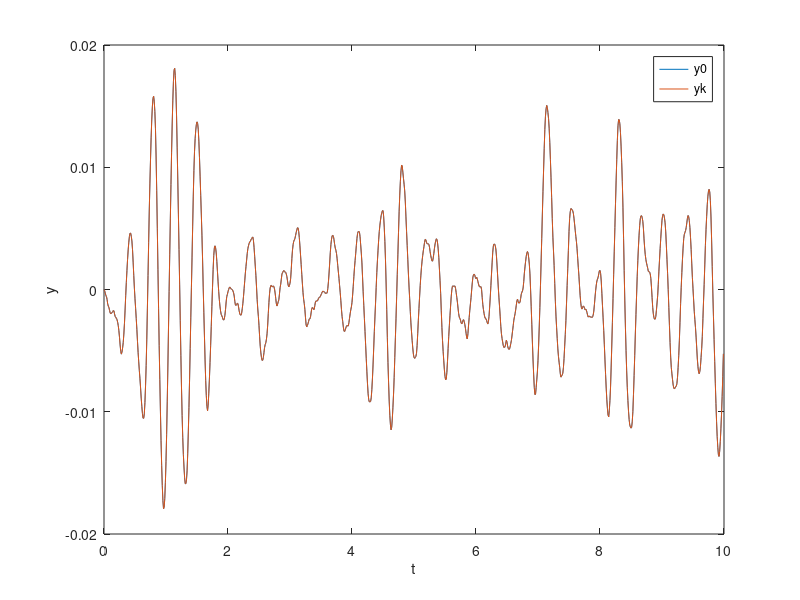
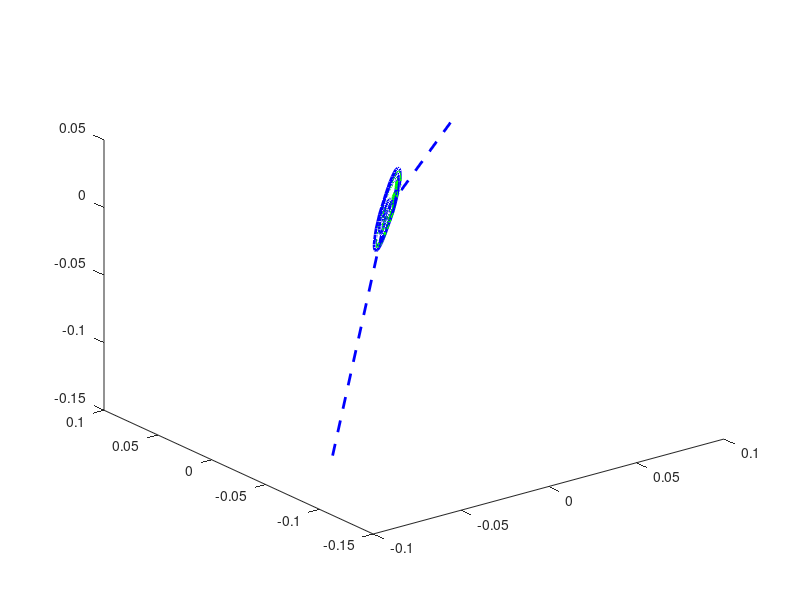
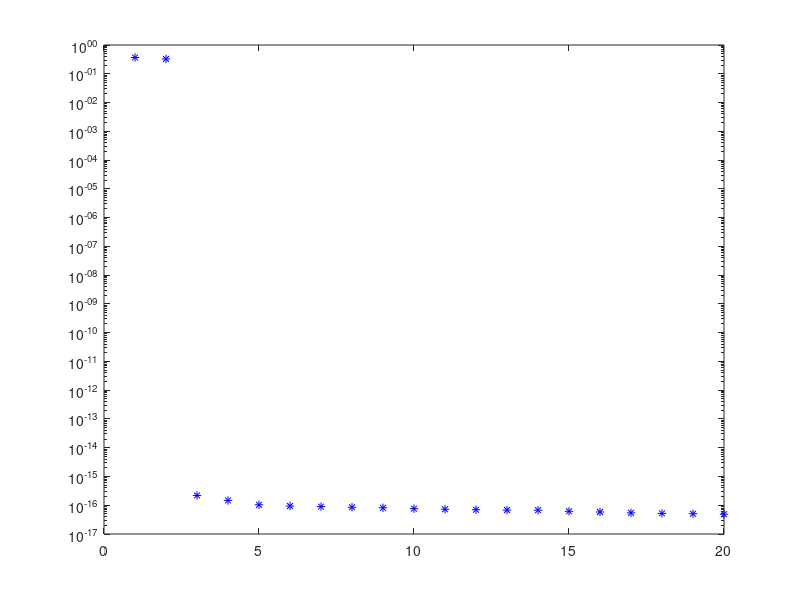

Write the MATLAB code that produced these figures, in order. (Note: this script raises an error after producing the figures.)
close all
clear all
clc

%% A. create system & data
Nt=1000;                            % No. Samples
dt=0.01;                            % Sample time
t=(0:Nt-1).'*dt;                    % Time vector
plotcol='b';                        % Plot color

M=0.5;B=1;K=150;                    % System parameters
% M=0.1;B=0.5;K=450;
sys0=c2d(ss(tf(1,[M B K])),dt);     % discrete system representation
A0=sys0.a;B0=sys0.B;C0=sys0.c;D0=sys0.d;

uk=[randn(Nt,1)];                   % white noise input
y0=lsim(sys0,uk,t);                 % clean output
yk=y0;%+1e-3*randn(size(y0));       % output noise added

l=size(yk,2);                       % number of outputs
r=size(uk,2);                       % number of inputs

figure(1)
plot(t,y0,t,yk), hold on;
xlabel('t')
ylabel('y')
legend('y0','yk')

%% B. Data matrices
% Hankel matrix starting at yk(ii) size s x N
s=20;ii=0;N=300;
YsN=zeros(l*s,N);
UsN=zeros(r*s,N);

for ii=1:s
    YsN((ii-1)*l+1:ii*l,:)=yk(ii:N+ii-1,:)';
    UsN((ii-1)*r+1:ii*r,:)=uk(ii:N+ii-1,:)';
end
%% C. Column space Os + SVD
[U,S,V]=svd(YsN,'econ');                % Singular value decomposition

figure(2)
set(gcf,'name','Data Space')
plot3(YsN(1,:),YsN(2,:),YsN(3,:),plotcol,'linewidth',2), hold on

PsN=eye(N)-UsN'*inv(UsN*UsN')*UsN;     % Orthogonal projection on UsN
YsNP=YsN*PsN;                          
plot3(YsNP(1,:),YsNP(2,:),YsNP(3,:),'g','linewidth',2), hold on
[U,S,V]=svd(YsNP,'econ');              % Singular value decomposition

%plot colums of U
Us=U*S;
figure(2)
for jj=1:s
    line([0 Us(1,jj)],[0 Us(2,jj)],[0 Us(3,jj)],'color',plotcol,'linestyle','--','linewidth',2)
end

figure(3)
semilogy(S,plotcol,'marker','*'), hold on

%% D. Retrieve system from SVD
n=[];
Un=U(:,1:n);                        % Reduced output singular vectors
Vn=V(:,1:n);                        % Reduced input singular vectors
Sn=S(1:n,1:n);                      % Reduced singular value matrix
SnVtn=Sn*Vn';

Aid=Un(1:(s-1)*l,:)\Un(l+1:s*l,:);
Cid=Un(1:l,:);

Bid=SnVtn(:,1:r);
Did=yk(1);

%% E. Least squares routine to estimate B and D out of A,C,u,y
Phik=zeros(N*l,n+(n+l)*r);
for kk=1:N-1
    clear dummykron
    dummykron=zeros((kk)*l,n*r);
    dummysum=reshape([ones(1,kk);zeros(l-1,kk)],l*kk,1);
    dummyprod=toeplitz(dummysum(1:l),dummysum(1:l*kk));
    for tau=0:kk-1
        dummykron(tau*l+1:(tau+1)*l,:)=kron(uk(tau+1,:),Cid*Aid^(kk-tau-1));
    end
    Phik(kk*l+1:(kk+1)*l,:)=[Cid*Aid^kk dummyprod*dummykron kron(uk(kk+1,:),eye(l))];
end

% Least squares solution min(yk-Phik*theta)
theta=((1/N)*(Phik'*Phik))\(1/N*Phik')*reshape(yk(1:N,:),l*N,1);

% parameters out of parameter vector
x0=theta(1:n);
Bid=reshape(theta(n+1:n+n*r),n,r);
Did=reshape(theta(n+n*r+1:n+n*r+r*l),l,r);
%% F. plot end result
sysid=ss(Aid,Bid,Cid,Did,dt);
yi=lsim(sysid,uk,t);

figure(1)
plot(t,yi,'r--')
legend('y0','yk','yi')

